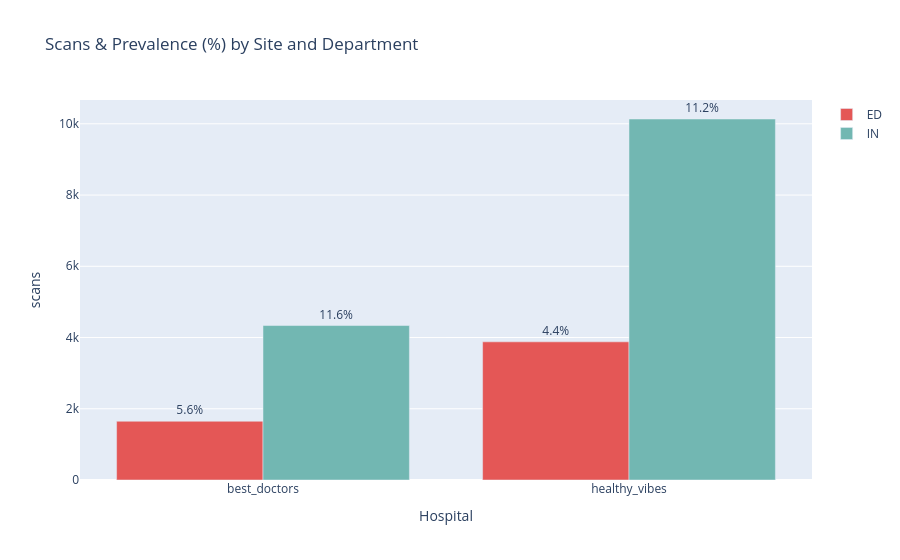

Here is the notebook cell this chart was saved with:
### Code cell
# 1d. site × department
site_dept_query = """
SELECT
    site,
    patient_class,
    COUNT(*) AS scans,
    SUM(CASE WHEN radiologist_answer = 'P' THEN 1 ELSE 0 END) AS positives,
    ROUND(SUM(CASE WHEN radiologist_answer = 'P' THEN 1.0 ELSE 0.0 END) / COUNT(*) * 100, 1) AS prevalence_pct
FROM filtered_df
GROUP BY site, patient_class
ORDER BY site, patient_class
"""
site_dept_df = duckdb.sql(site_dept_query).df()
display(site_dept_df)

fig_sd = px.bar(
    site_dept_df, x="site", y="scans", color="patient_class", barmode="group", text="prevalence_pct",
    title="Scans & Prevalence (%) by Site and Department",
    labels={"site": "Hospital", "patient_class": "Department"},
    color_discrete_map={"ED": "#e45756", "IN": "#72b7b2"},
)
fig_sd.update_traces(texttemplate="%{text}%", textposition="outside")
fig_sd.update_layout(legend_title_text="")
fig_sd.show()

### Figure 1 — Plotly figure (JSON) as saved in the notebook; plotly's stock layout.template omitted (floating-point values rounded to 4 significant figures)
{"data": [{"alignmentgroup": "True", "hovertemplate": "Department=ED<br>Hospital=%{x}<br>scans=%{y}<br>prevalence_pct=%{text}<extra></extra>", "legendgroup": "ED", "marker": {"color": "#e45756", "pattern": {"shape": ""}}, "name": "ED", "offsetgroup": "ED", "orientation": "v", "showlegend": true, "text": [5.6, 4.4], "textposition": "outside", "texttemplate": "%{text}%", "type": "bar", "x": ["best_doctors", "healthy_vibes"], "xaxis": "x", "y": [1649, 3879], "yaxis": "y"}, {"alignmentgroup": "True", "hovertemplate": "Department=IN<br>Hospital=%{x}<br>scans=%{y}<br>prevalence_pct=%{text}<extra></extra>", "legendgroup": "IN", "marker": {"color": "#72b7b2", "pattern": {"shape": ""}}, "name": "IN", "offsetgroup": "IN", "orientation": "v", "showlegend": true, "text": [11.6, 11.2], "textposition": "outside", "texttemplate": "%{text}%", "type": "bar", "x": ["best_doctors", "healthy_vibes"], "xaxis": "x", "y": [4337, 10135], "yaxis": "y"}], "layout": {"barmode": "group", "legend": {"title": {"text": ""}, "tracegroupgap": 0}, "title": {"text": "Scans & Prevalence (%) by Site and Department"}, "xaxis": {"anchor": "y", "domain": [0.0, 1.0], "title": {"text": "Hospital"}}, "yaxis": {"anchor": "x", "domain": [0.0, 1.0], "title": {"text": "scans"}}}}
